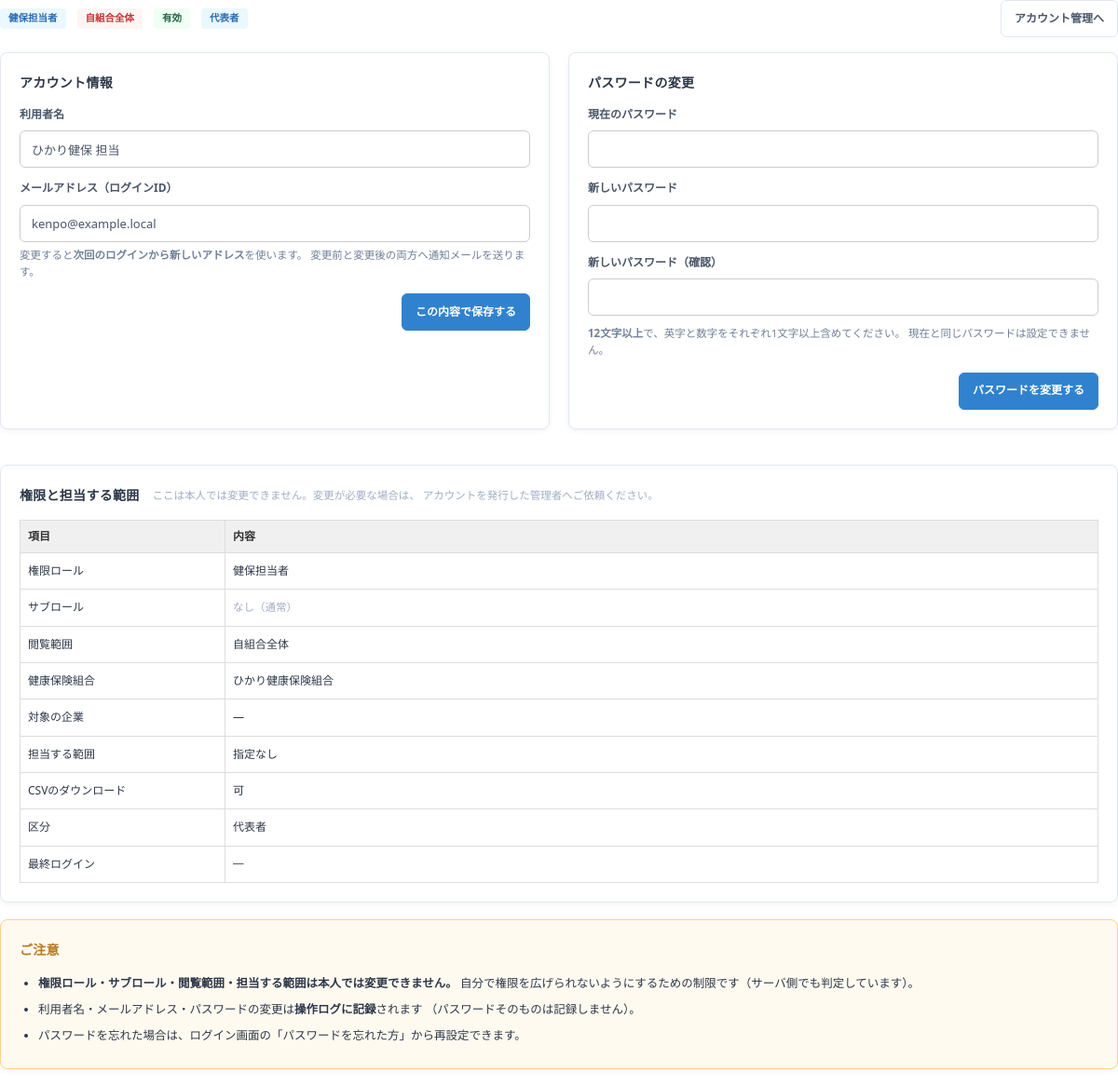
Page /me (signed in) on the earlier database version.
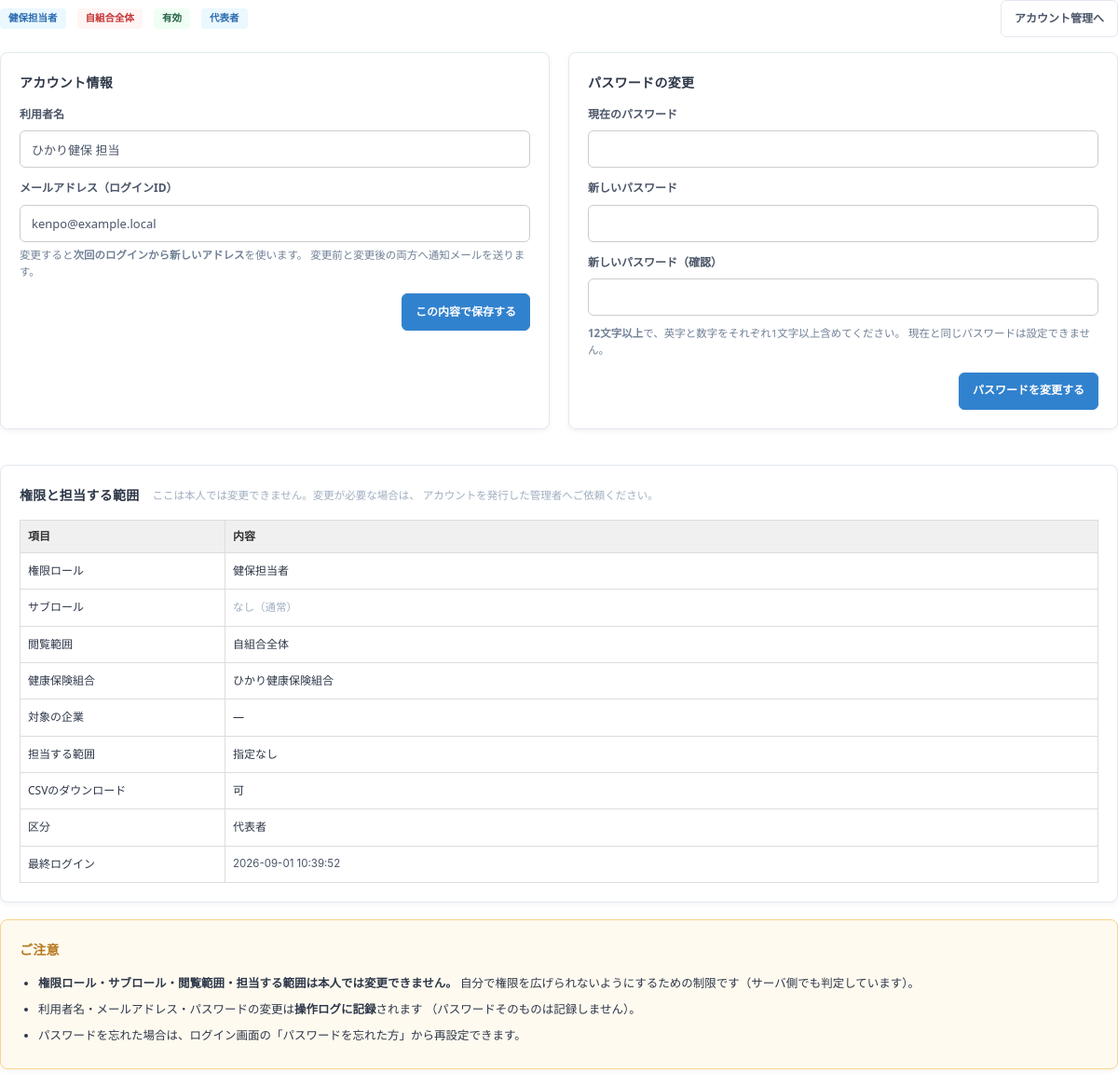
Same page on the later database version.
### tables this page shows
CREATE TABLE account (
  id            INTEGER PRIMARY KEY AUTOINCREMENT,
  email         TEXT NOT NULL UNIQUE,
  name          TEXT NOT NULL,
  role          TEXT NOT NULL,
  view_scope    TEXT NOT NULL,
  can_download  INTEGER NOT NULL DEFAULT 0,
  is_primary    INTEGER NOT NULL DEFAULT 0,   -- 代表者アカウント
  kenpo_id      INTEGER REFERENCES kenpo(id),
  company_id    INTEGER REFERENCES company(id),
  dept_id       INTEGER REFERENCES department(id),   -- 部署の管理者の場合
  status        TEXT NOT NULL DEFAULT 'invited',   -- invited / active / disabled / deleted
  password_hash TEXT,
  invite_token  TEXT,
  invite_expire TEXT,
  reset_token   TEXT,
  reset_expire  TEXT,
  reset_at      TEXT,
  created_by    TEXT,
  created_at    TEXT NOT NULL DEFAULT (datetime('now','localtime')),
  updated_at    TEXT,
  activated_at  TEXT,
  last_login_at TEXT
, sub_role TEXT NOT NULL DEFAULT '');

### app.py (the view, shortened to what this page needs)
@app.route("/me", methods=["GET", "POST"])
@login_required
def me_account():
    db, acc = get_db(), current_account()
    if support_kenpo():
        flash("サポートログイン中はマイアカウントを変更できません。"
              "サポートを終了してから操作してください。", "error")
        return render_template("me.html", **me_context()), 403
    row = db.execute("SELECT * FROM account WHERE id=?", (acc["id"],)).fetchone()
    if request.method == "GET":
        return render_template("me.html", **me_context(row))

### app.py (called while the page is built, shortened)
def get_db():
    if "db" not in g:
        g.db = sqlite3.connect(DB_PATH)
        g.db.row_factory = sqlite3.Row
        g.db.execute("PRAGMA foreign_keys = ON")
    return g.db

def real_account():
    aid = session.get("account_id")
    if not aid:
        return None
    if "real_acc" not in g:
        g.real_acc = get_db().execute(
            "SELECT * FROM account WHERE id=? AND status='active'", (aid,)).fetchone()
    return g.real_acc

def support_kenpo():
    kid = session.get("support_kenpo_id")
    if not kid:
        return None

def current_account():
    me = real_account()
    if not me:
        return None
    if "acc" not in g:
        kenpo = support_kenpo()
        if kenpo:
            acc = dict(me)
            acc.update(role="kenpo_user", view_scope="kenpo_all", kenpo_id=kenpo["id"],
                       company_id=None, is_primary=0, can_download=me["can_download"],
                       name=f"{me['name']}（サポート）", support=True,
                       support_kenpo=kenpo["name"])
            g.acc = acc
        else:
            g.acc = me
    return g.acc

def is_doctor(acc=None):
    return sub_role(acc if acc is not None else current_account()) == "doctor"

### templates/me.html (shortened to what the changed rows need)
{% extends LAYOUT %}{% block body %}
<div class="link-bar">
  <div class="link-bar-info">
    <span class="st st-role">{{ role_full(row) }}</span>
    <span class="st {{ 'st-own' if row.view_scope=='own_company' else 'st-all' }}">
      {{ SCOPE_LABELS.get(row.view_scope, row.view_scope) }}</span>
    <span class="st st-{{ row.status }}">{{ STATUS_LABELS.get(row.status, row.status) }}</span>
    {% if row.is_primary %}<span class="st st-role">代表者</span>{% endif %}
  </div>
</div>
<div class="form-grid">
  <div class="block">
    <h2>アカウント情報</h2>
    <form method="post" action="{{ url_for('me_account') }}">
      <div class="search-group"><label for="name">利用者名</label>
        <input type="text" id="name" name="name" required style="width:100%"
               value="{{ (form.name if form else row.name) or '' }}"></div>
      <div class="search-group" style="margin-top:12px">
        <label for="email">メールアドレス（ログインID）</label>
        <input type="email" id="email" name="email" required style="width:100%"
               value="{{ (form.email if form else row.email) or '' }}">
        <p class="fld-help">変更すると<b>次回のログインから新しいアドレス</b>を使います。
          変更前と変更後の両方へ通知メールを送ります。</p></div>
    </form>
  </div>
  <div class="block">
    <h2>パスワードの変更</h2>
  </div>
</div>
<div class="block">
  <div class="blk-head">
    <div class="blk-head-left"><h2>権限と担当する範囲</h2>
        </div>
  </div>
  <table class="result-table" style="table-layout:auto">
    <thead><tr><th class="tl" style="width:220px">項目</th><th class="tl">内容</th></tr></thead>
    <tbody>
      <tr class="ls-row"><td class="tl">権限ロール</td>
        <td class="tl">{{ ROLE_LABELS.get(row.role, row.role) }}</td></tr>
      <tr class="ls-row"><td class="tl">閲覧範囲</td>
        <td class="tl">{{ SCOPE_LABELS.get(row.view_scope, row.view_scope) }}</td></tr>
      <tr class="ls-row"><td class="tl">CSVのダウンロード</td>
        <td class="tl">{{ '可' if row.can_download else '不可' }}</td></tr>
      <tr class="ls-row"><td class="tl">区分</td>
        <td class="tl">{{ '代表者' if row.is_primary else '一般' }}</td></tr>
      <tr class="ls-row"><td class="tl">最終ログイン</td>
        <td class="tl code">{{ row.last_login_at or '—' }}</td></tr>
    </tbody>
  </table>
</div>
<div class="block note-card">
  <h2>ご注意</h2>
</div>
{% endblock %}

Differences in the rows shown:
changed account "健保担当者": last_login_at (not shown) → "2026-09-01 10:39:52"
Other differences:
{{ row.last_login_at or '—' }}: "—" → (not shown)
